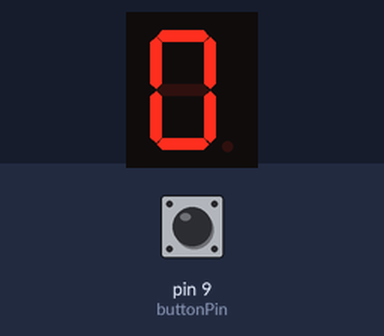
Recording of a sketch running on a simulated Arduino Uno, built with avr-gcc and run on an emulated ATmega328P. On the bench: 1-digit seven-segment display. Wiring (inferred from the names in the program): 1-digit 7-segment display, segments lit when HIGH: segments pin 2, pin 3, pin 4, pin 5, pin 6, pin 7, pin 8. Inputs (shaded band) come from the test bench; at power-on: pin 9 (buttonPin) HIGH. The segment pins are drawn as the display they are named for.

Above: at 1.2 s.
1.3 s: pin 9 (buttonPin) pulled LOW for 0.15 s
At 2.5 s:
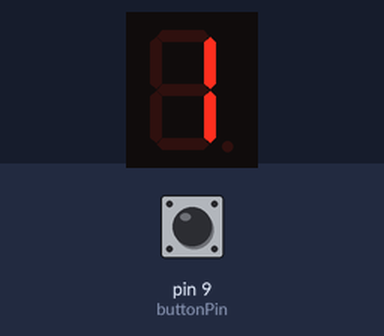
2.9 s: pin 9 (buttonPin) pulled LOW for 1 s
At 3.7 s:
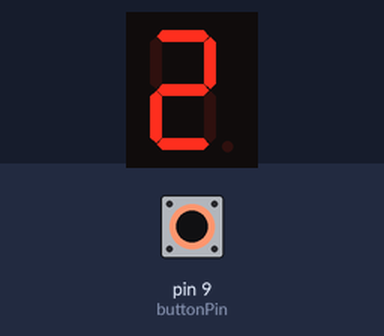
5.4 s: pin 9 (buttonPin) pulled LOW for 0.15 s
At 6.6 s:
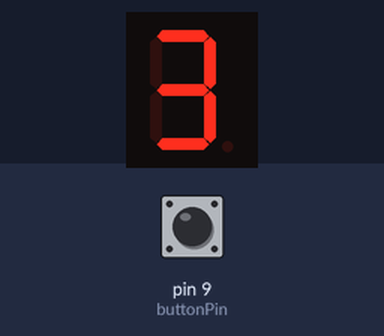
7.0 s: pin 9 (buttonPin) pulled LOW for 1 s
At 8.0 s:
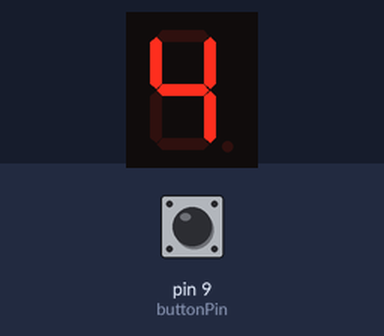
Timing chart, 0 to 10.0 s (numbered marks = the images above; inputs shaded):
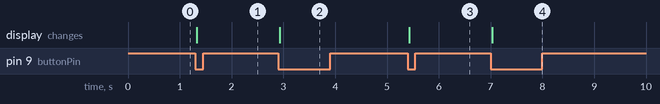

The sketch:

seven_segment_display_debounce.ino
```cpp
// ME5124 - Push-button controlled counter on a 7-segment display
// Uses a reusable SevenSegmentDisplay class + debounced button edge detection
// Assumes common-cathode 7-seg and INPUT_PULLUP on the button.

// ------------------ 7-Segment Display Class ------------------

class SevenSegmentDisplay {
public:
  // pins[0..6] = {A, B, C, D, E, F, G}
  SevenSegmentDisplay(const int pins[7]) {
    for (int i = 0; i < 7; i++) {
      segPins[i] = pins[i];
      pinMode(segPins[i], OUTPUT);
    }
  }

  void showDigit(int digit) {
    if (digit < 0 || digit > 9) return;
    byte pattern = digitPatterns[digit];

    for (int i = 0; i < 7; i++) {
      bool segmentOn = pattern & (1 << i); // bit i -> segment i
      digitalWrite(segPins[i], segmentOn ? HIGH : LOW);
    }
  }

  void clear() {
    for (int i = 0; i < 7; i++) {
      digitalWrite(segPins[i], LOW);
    }
  }

private:
  int segPins[7];

  // Bit 0 -> A, 1 -> B, ..., 6 -> G
  // 1 = ON, 0 = OFF  (for common-cathode)
  static const byte digitPatterns[10];
};

const byte SevenSegmentDisplay::digitPatterns[10] = {
  B00111111,  // 0: A B C D E F
  B00000110,  // 1: B C
  B01011011,  // 2: A B D E G
  B01001111,  // 3: A B C D G
  B01100110,  // 4: B C F G
  B01101101,  // 5: A C D F G
  B01111101,  // 6: A C D E F G
  B00000111,  // 7: A B C
  B01111111,  // 8: A B C D E F G
  B01101111   // 9: A B C D F G
};

// ------------------ Pin Configuration ------------------

// Segment pins (update to match your wiring)
const int segPins[7] = {2, 3, 4, 5, 6, 7, 8}; // A, B, C, D, E, F, G

// Push button pin
const int buttonPin = 9;   // button between pin 9 and GND

// Create display object
SevenSegmentDisplay display(segPins);

// ------------------ Button Debounce State ------------------

int countValue = 0;

// For debouncing
int buttonState        = HIGH;  // stable debounced state (HIGH = not pressed, with INPUT_PULLUP)
int lastButtonReading  = HIGH;  // last raw reading
unsigned long lastDebounceTime = 0;
const unsigned long debounceDelayMs = 30;  // debounce window

// ------------------ Setup & Loop ------------------

void setup() {
  // Button with internal pull-up; pressed = LOW
  pinMode(buttonPin, INPUT_PULLUP);

  // Initialize display
  display.showDigit(countValue);
}

void loop() {
  // 1. Read raw button state
  int reading = digitalRead(buttonPin);

  // 2. If the reading changed, reset debounce timer
  if (reading != lastButtonReading) {
    lastDebounceTime = millis();
  }

  // 3. After debounceDelayMs of stable reading, accept it as the new state
  if ((millis() - lastDebounceTime) > debounceDelayMs) {
    // Has the debounced state actually changed?
    if (reading != buttonState) {
      buttonState = reading;

      // 4. Detect *edge*: button just went from HIGH -> LOW (pressed)
      if (buttonState == LOW) {
        // Button press event: increment and update display
        countValue = (countValue + 1) % 10;
        display.showDigit(countValue);
      }
    }
  }

  // 5. Remember for next loop iteration
  lastButtonReading = reading;
}
```

Measured:
- after the input at 1.3 s, the display: changes at once (image 1)
- after the input at 2.9 s, the display: changes at once (image 2)
- after the input at 5.4 s, the display: changes at once (image 3)
- after the input at 7.0 s, the display: changes at once (image 4)
